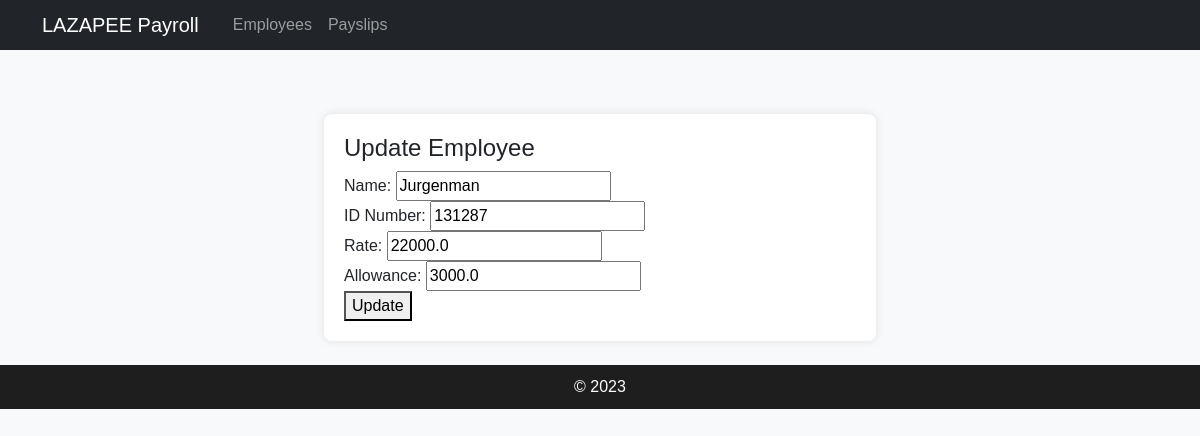
Page /update_employee/15/ on the committed database.
### payroll_app_v1/models.py (models this page shows, shortened)
class Employee(models.Model):
    name = models.CharField(max_length=255)
    id_number = models.CharField(max_length=100)
    rate = models.FloatField()
    overtime_pay = models.FloatField(null=True, blank=True)
    allowance = models.FloatField(null=True, blank=True)

### payroll_app_v1/views.py (the view, shortened to what this page needs)
# urls.py: path('update_employee/<int:employee_id>/', views.update_employee, name='update_employee'),
def update_employee(request, employee_id):
    employee = get_object_or_404(Employee, pk=employee_id)
    return render(request, 'payroll_app/update_employee.html', {'employee': employee})

### payroll_app_v1/templates/payroll_app/update_employee.html (shortened to what this page needs)
{% extends "payroll_app/base.html" %}
{% block content %}
</head>
<div class="container">
    <div class="form-container">
        <h4>Update Employee</h4>
        <form method="post">
            <div>
              <label for="name">Name:</label>
              <input type="text" id="name" name="name" value="{{ employee.name }}">
            </div>
            <div>
              <label for="id_number">ID Number:</label>
              <input type="text" id="id_number" name="id_number" value="{{ employee.id_number }}">
            </div>
            <div>
              <label for="rate">Rate:</label>
              <input type="number" id="rate" name="rate" value="{{ employee.rate }}">
            </div>
            <div>
              <label for="allowance">Allowance:</label>
              <input type="number" id="allowance" name="allowance" value="{{ employee.allowance }}">
            </div>
            <button type="submit">Update</button>
        </form>
    </div>
</div>
{% endblock %}

### payroll_app_v1/templates/payroll_app/base.html (style rules this page uses)
body { font-family: Arial, sans-serif; background: #f4f4f4; }

### payroll_app_v1/templates/payroll_app/update_employee.html (style rules this page uses)
body { background-color: #f8f9fa; }
.container { max-width: 600px; padding-top: 20px; }
.form-container { background-color: #ffffff; padding: 20px; border-radius: 8px; box-shadow: 0 0 10px rgba(0,0,0,0.1); }

### rows in the picture
Employee: name "Jurgenman", id_number "131287", rate "22000.0", allowance "3000.0"
